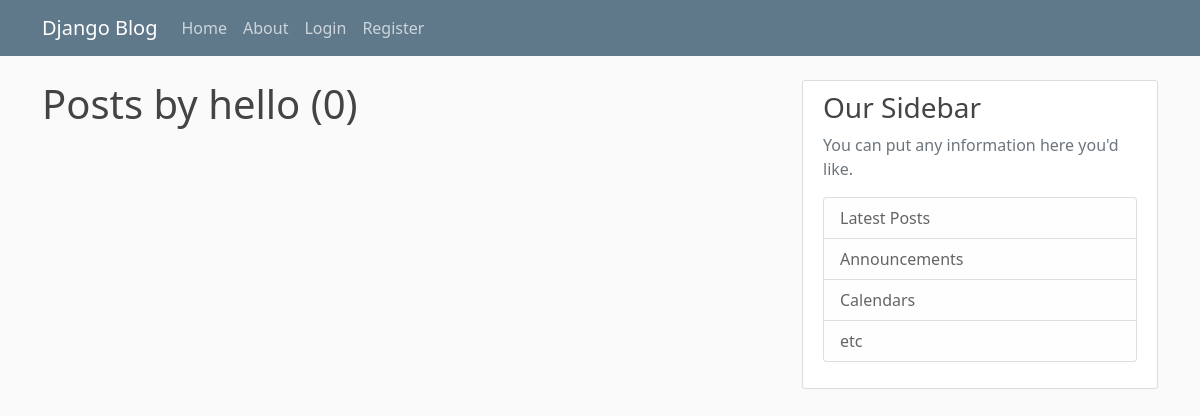
/user/hello/, run on an earlier commit of the app's database.
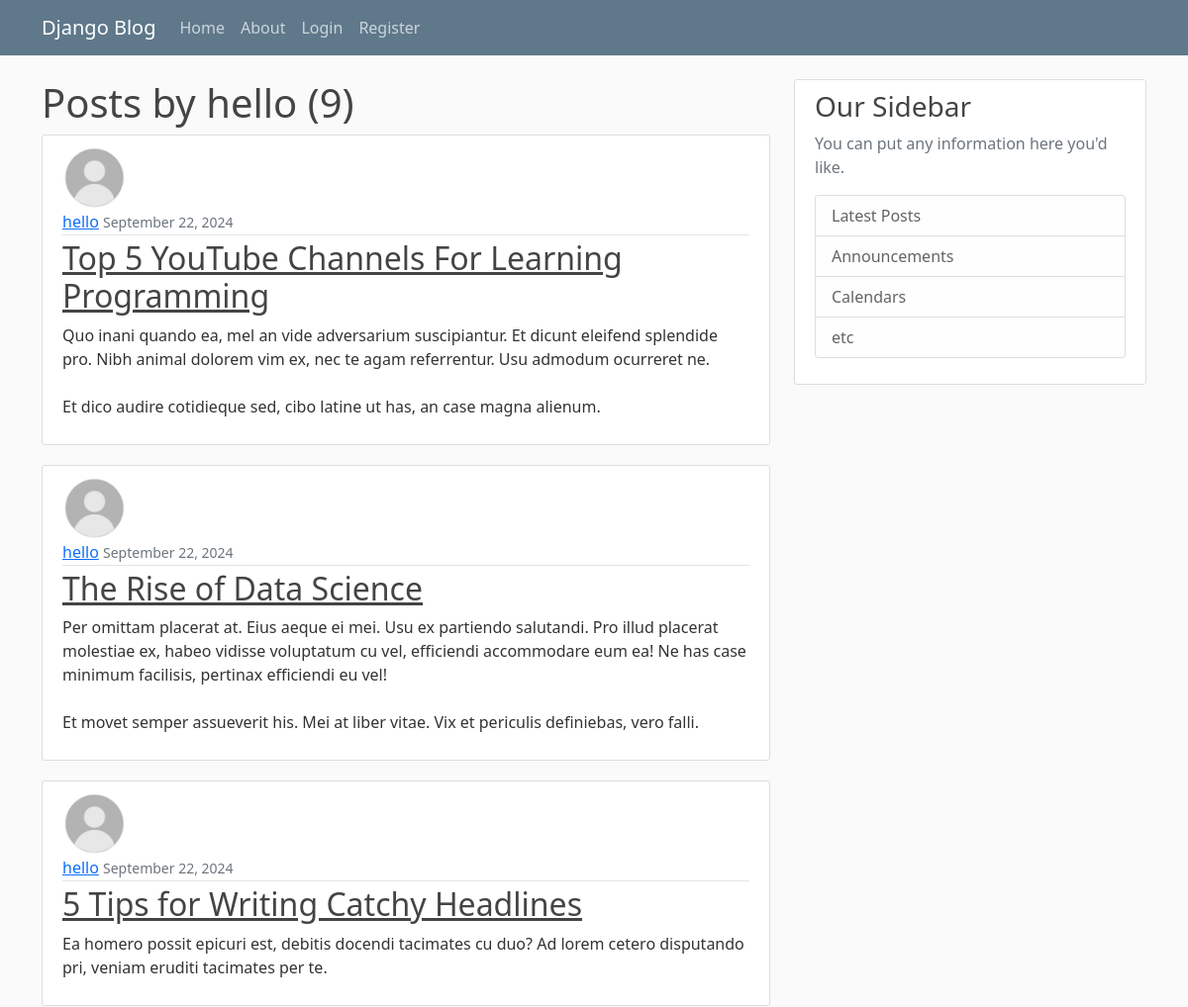
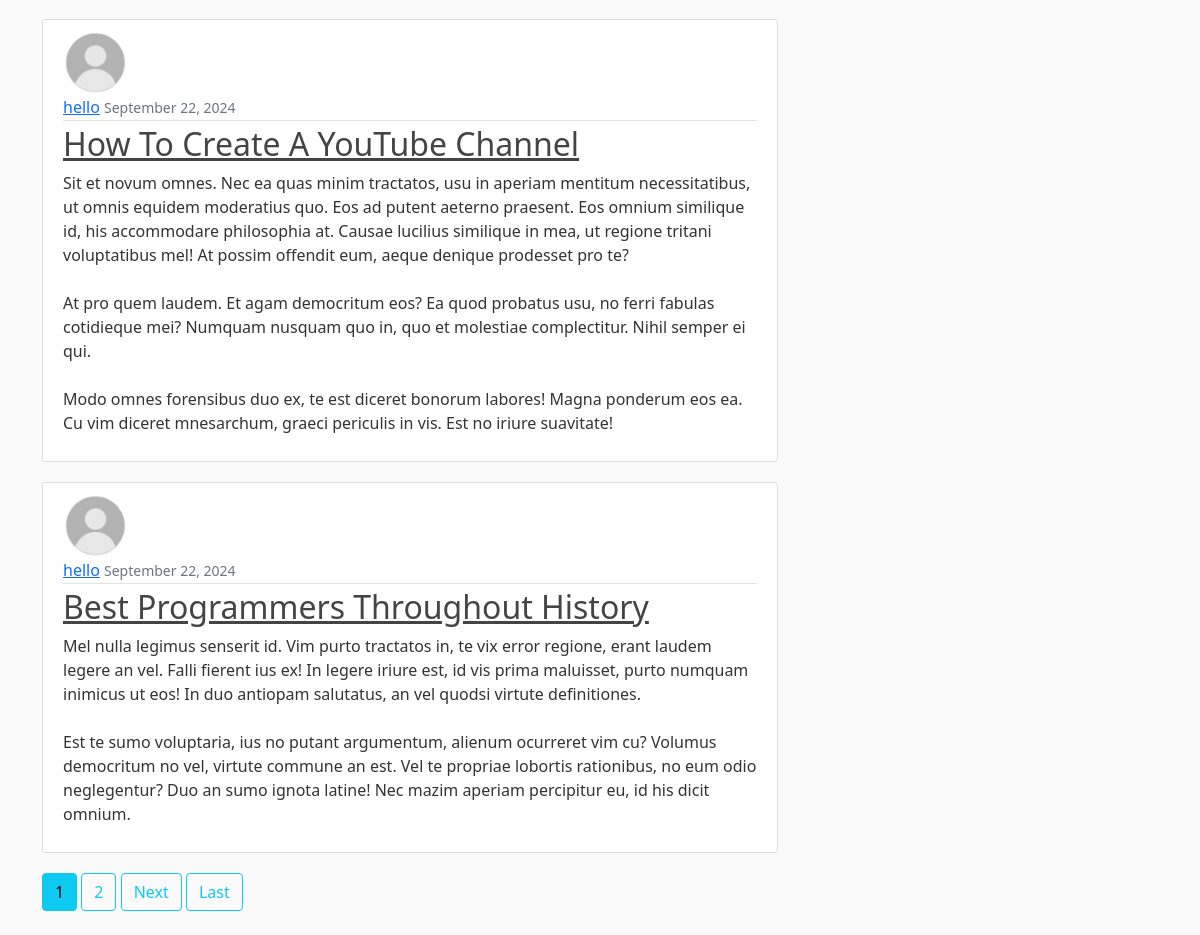
And on a later commit of the database (2 pictures, top to bottom).
### blog/models.py (models this page shows, shortened)
class Post(models.Model):
    title=models.CharField(max_length=100)
    content=models.TextField()#for large amount of text, since posts can contain many text.
    date_posted=models.DateTimeField(default=timezone.now)#we dont pass timezone.now() as a function, but pass timezone.now as a reference to the function. if we passed it as function i.e using paranthesis, then it would return the time when this model was created, but we pass it as a reference whenever the user creates the post
    author=models.ForeignKey(User,on_delete=models.CASCADE)#author: a ForeignKey linking to the User model. This establishes a many-to-one relationship, meaning each post is written by one user, but each user can write many posts. The on_delete=models.CASCADE parameter specifies that if a user is deleted, all of their posts will also be deleted automatically, which is a common behavior in blog applications to maintain referential integrity.

### users/models.py (models this page shows, shortened)
class Profile(models.Model):
    user = models.OneToOneField(User,on_delete=models.CASCADE)
    image= models.ImageField(default="default.jpg",upload_to="profile_pics")

### blog/views.py (the view)
# urls.py: path('user/<str:username>/',UserPostListView.as_view(),name='user-posts'),
class UserPostListView(ListView):
    model = Post
    template_name = 'blog/user_posts.html' # <app>/<model>_<viewtype>.html
    context_object_name = 'posts'
    paginate_by =5 #no. of posts per page
    def get_queryset(self):
        username =get_object_or_404(User,username=self.kwargs.get('username'))
        user = get_object_or_404(User, username=username)
        return Post.objects.filter(author=user).order_by('-date_posted')

### blog/templates/blog/user_posts.html (shortened to what this page needs)
{% extends 'blog/base.html' %} {% block content %}
<h1 class="mb3">Posts by {{ view.kwargs.username }} ({{ page_obj.paginator.count}})</h1>
{% for post in posts%}
<article class="media content-section">
    <img src="{{ post.author.profile.image.url }}" class="rounded-circle article-img">
    <div class="media-body">
        <div class="article-metadata ">
            <a class="mr-2" href="{% url 'user-posts' post.author.username %}">{{ post.author }}</a>
            <small class="text-muted">{{ post.date_posted|date:'F d, Y' }}</small>
        </div>
        <h2><a class="article-title" href="{% url 'post-detail' post.id %}">{{ post.title }}</a></h2>
        <p class="article-content">{{ post.content }}</p>
    </div>
</article>
{% endfor %}
{% if is_paginated%}
{% for num in page_obj.paginator.page_range %}
    {% if page_obj.number == num %}
        <a href="?page={{ num }}" class="btn btn-info mb-4">{{ num }}</a>
    {% elif num > page_obj.number|add:'-3' and num < page_obj.number|add:'3' %}
        <a href="?page={{ num }}" class="btn btn-outline-info mb-4">{{ num }}</a>
    {% endif %}
{% endfor %}
{% if page_obj.has_next %}
    <a href="?page={{ page_obj.next_page_number }}" class="btn btn-outline-info mb-4">Next</a>
    <a href="?page={{ page_obj.paginator.num_pages }}" class="btn btn-outline-info mb-4">Last</a>
{% endif %}
{% endif %}
{% endblock %}

What changed in the data, as far as the page shows it:
added Post: author.profile.image (placeholder picture), author "hello", date_posted "September 22, 2024", title "Top 5 YouTube Channels For Learning Programming", content "Quo inani quando ea, mel an vide adversarium suscipiantur. Et dicunt eleifend splendide pro. Nibh animal dolorem vim ex, nec te agam referrentur. Usu admodum ocurreret ne. Et dico audire cotidieque sed, cibo latine ut has, an case magna alienum."
added Post: author.profile.image (placeholder picture), author "hello", date_posted "September 22, 2024", title "The Rise of Data Science", content "Per omittam placerat at. Eius aeque ei mei. Usu ex partiendo salutandi. Pro illud placerat molestiae ex, habeo vidisse voluptatum cu vel, efficiendi accommodare eum ea! Ne has case minimum facilisis, pertinax efficiendi eu vel! Et movet semper assueverit his. Mei at liber vitae. Vix et periculis definiebas, vero falli."
added Post: author.profile.image (placeholder picture), author "hello", date_posted "September 22, 2024", title "5 Tips for Writing Catchy Headlines", content "Ea homero possit epicuri est, debitis docendi tacimates cu duo? Ad lorem cetero disputando pri, veniam eruditi tacimates per te."
added Post: author.profile.image (placeholder picture), author "hello", date_posted "September 22, 2024", title "How To Create A YouTube Channel", content "Sit et novum omnes. Nec ea quas minim tractatos, usu in aperiam mentitum necessitatibus, ut omnis equidem moderatius quo. Eos ad putent aeterno praesent. Eos omnium similique id, his accommodare philosophia at. Causae lucilius similique in mea, ut regione tritani voluptatibus mel! At possim offendit eum, aeque denique prodesset pro te? At pro quem laudem. Et agam democritum eos? Ea quod probatus usu, no ferri fabulas cotidieque mei? Numquam nusquam quo in, quo et molestiae complectitur. Nihil semper ei qui. Modo omnes forensibus duo ex, te est diceret bonorum labores! Magna ponderum eos ea. Cu vim diceret mnesarchum, graeci periculis in vis. Est no iriure suavitate!"
added Post: author.profile.image (placeholder picture), author "hello", date_posted "September 22, 2024", title "Best Programmers Throughout History", content "Mel nulla legimus senserit id. Vim purto tractatos in, te vix error regione, erant laudem legere an vel. Falli fierent ius ex! In legere iriure est, id vis prima maluisset, purto numquam inimicus ut eos! In duo antiopam salutatus, an vel quodsi virtute definitiones. Est te sumo voluptaria, ius no putant argumentum, alienum ocurreret vim cu? Volumus democritum no vel, virtute commune an est. Vel te propriae lobortis rationibus, no eum odio neglegentur? Duo an sumo ignota latine! Nec mazim aperiam percipitur eu, id his dicit omnium."
Also different on the page:
{{ page_obj.paginator.count }}: "0" → "9"
new list line: "1"
new list line: "2"
text now shown: "Next Last"
